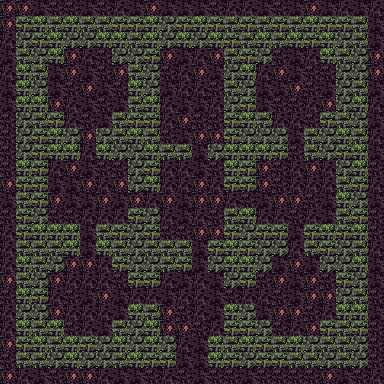

The image is a tile-based game level rendered from a .tmx file. Its description and source (layers, tilesets, objects; grid data summarised) follow:
An orthogonal 24x24 tile map with 16x16 px tiles, 1 tile layer (tile) and 68 objects (2x transfloor2).

<map version="1.0" tiledversion="1.1.2" orientation="orthogonal" renderorder="right-down" width="24" height="24" tilewidth="16" tileheight="16" infinite="0" nextobjectid="113">
 <tileset firstgid="1" source="tileset.tsx" />
 <layer name="tile" width="24" height="24">
  <data>[576 cells, 576 non-empty, 8 distinct tile ids]</data>
 </layer>
 <objectgroup name="furniture">
  <object id="31" gid="54" x="176" y="64" width="16" height="16">
   <properties>
    <property name="description">"Here lies Mrs Agnes Grimwin. Died from a plague in 995."
You don't have fond memories from the old hag, after she discovered that you broke one on her priced vase.</property>
   </properties>
  </object>
  <object id="32" gid="68" x="192" y="64" width="16" height="16" />
  <object id="33" gid="52" x="160" y="80" width="16" height="16" />
  <object id="34" gid="52" x="160" y="192" width="16" height="16" />
  <object id="35" gid="52" x="160" y="224" width="16" height="16" />
  <object id="36" gid="52" x="208" y="224" width="16" height="16" />
  <object id="37" gid="52" x="208" y="192" width="16" height="16" />
  <object id="38" gid="52" x="160" y="128" width="16" height="16" />
  <object id="39" gid="52" x="208" y="128" width="16" height="16" />
  <object id="40" gid="52" x="208" y="80" width="16" height="16" />
  <object id="41" gid="74" x="112" y="96" width="16" height="16" />
  <object id="42" gid="74" x="272" y="96" width="16" height="16" />
  <object id="43" gid="74" x="64" y="192" width="16" height="16" />
  <object id="44" gid="74" x="272" y="208" width="16" height="16" />
  <object id="45" gid="74" x="272" y="272" width="16" height="16" />
  <object id="46" gid="74" x="48" y="288" width="16" height="16" />
  <object id="47" gid="49" x="80" y="304" width="16" height="16">
   <properties>
    <property name="activationtarget" value="[[5,14],[9,18]]" />
   </properties>
  </object>
  <object id="48" gid="49" x="288" y="304" width="16" height="16">
   <properties>
    <property name="activationtarget" value="[[18,14],[14,18]]" />
   </properties>
  </object>
  <object id="49" gid="49" x="272" y="192" width="16" height="16">
   <properties>
    <property name="activationtarget" value="[[15,12],[18,14]]" />
   </properties>
  </object>
  <object id="50" gid="49" x="96" y="192" width="16" height="16">
   <properties>
    <property name="activationtarget" value="[[8,12],[5,14]]" />
   </properties>
  </object>
  <object id="53" gid="12" x="80" y="240" width="16" height="16" />
  <object id="55" gid="12" x="128" y="208" width="16" height="16" />
  <object id="56" gid="12" x="240" y="208" width="16" height="16" />
  <object id="57" gid="12" x="288" y="240" width="16" height="16" />
  <object id="60" gid="12" x="192" y="272" width="16" height="16" />
  <object id="61" gid="49" x="176" y="240" width="16" height="16">
   <properties>
    <property name="activationtarget" value="[[12,16],[12,9]]" />
   </properties>
  </object>
  <object id="65" gid="12" x="192" y="160" width="16" height="16" />
  <object id="66" gid="49" x="288" y="96" width="16" height="16">
   <properties>
    <property name="activationtarget" value="[[18,9],[14,12],[9,12]]" />
   </properties>
  </object>
  <object id="67" gid="49" x="80" y="96" width="16" height="16">
   <properties>
    <property name="activationtarget" value="[[5,9],[14,12],[9,12]]" />
   </properties>
  </object>
  <object id="68" gid="13" x="144" y="304" width="16" height="16" />
  <object id="69" gid="13" x="224" y="304" width="16" height="16" />
  <object id="71" gid="53" x="176" y="288" width="16" height="16">
   <properties>
    <property name="description" value="Statue of a pigeon which is gripping a scroll with three numbers on it. 4 1 3" />
   </properties>
  </object>
  <object id="72" type="transfloor2" gid="23" x="144" y="208" width="16" height="16" />
  <object id="73" type="transfloor2" gid="23" x="224" y="208" width="16" height="16" />
  <object id="74" gid="13" x="288" y="160" width="16" height="16" />
  <object id="75" gid="13" x="80" y="160" width="16" height="16" />
  <object id="76" gid="69" x="64" y="320" width="16" height="16" />
  <object id="77" gid="69" x="64" y="288" width="16" height="16" />
  <object id="79" gid="69" x="96" y="320" width="16" height="16" />
  <object id="80" gid="69" x="304" y="288" width="16" height="16" />
  <object id="82" gid="69" x="304" y="320" width="16" height="16" />
  <object id="84" gid="69" x="272" y="80" width="16" height="16" />
  <object id="85" gid="69" x="304" y="80" width="16" height="16" />
  <object id="86" gid="69" x="304" y="112" width="16" height="16" />
  <object id="87" gid="69" x="64" y="112" width="16" height="16" />
  <object id="88" gid="69" x="64" y="96" width="16" height="16" />
  <object id="90" gid="69" x="64" y="208" width="16" height="16" />
  <object id="92" gid="69" x="272" y="288" width="16" height="16" />
  <object id="93" gid="69" x="176" y="176" width="16" height="16" />
  <object id="94" gid="85" x="208" y="240" width="16" height="16" />
  <object id="95" gid="85" x="208" y="176" width="16" height="16" />
  <object id="96" gid="69" x="112" y="112" width="16" height="16" />
  <object id="97" gid="85" x="96" y="64" width="16" height="16" />
  <object id="98" gid="85" x="256" y="112" width="16" height="16" />
  <object id="99" gid="85" x="96" y="288" width="16" height="16" />
  <object id="100" gid="85" x="272" y="320" width="16" height="16" />
  <object id="101" gid="85" x="320" y="192" width="16" height="16" />
  <object id="102" gid="10" x="176" y="368" width="16" height="16" />
  <object id="103" gid="10" x="192" y="368" width="16" height="16" />
  <object id="104" gid="52" x="160" y="336" width="16" height="16" />
  <object id="105" gid="52" x="160" y="288" width="16" height="16" />
  <object id="106" gid="52" x="208" y="288" width="16" height="16" />
  <object id="107" gid="52" x="208" y="336" width="16" height="16" />
 </objectgroup>
 <objectgroup name="item">
  <object id="108" gid="222" x="192" y="64" width="16" height="16" />
 </objectgroup>
 <objectgroup name="creature">
  <object id="109" gid="243" x="192" y="112" width="16" height="16" />
  <object id="110" gid="249" x="176" y="96" width="16" height="16" />
  <object id="111" gid="251" x="288" y="112" width="16" height="16" />
  <object id="112" gid="251" x="80" y="112" width="16" height="16" />
 </objectgroup>
 <objectgroup name="description" />
</map>
